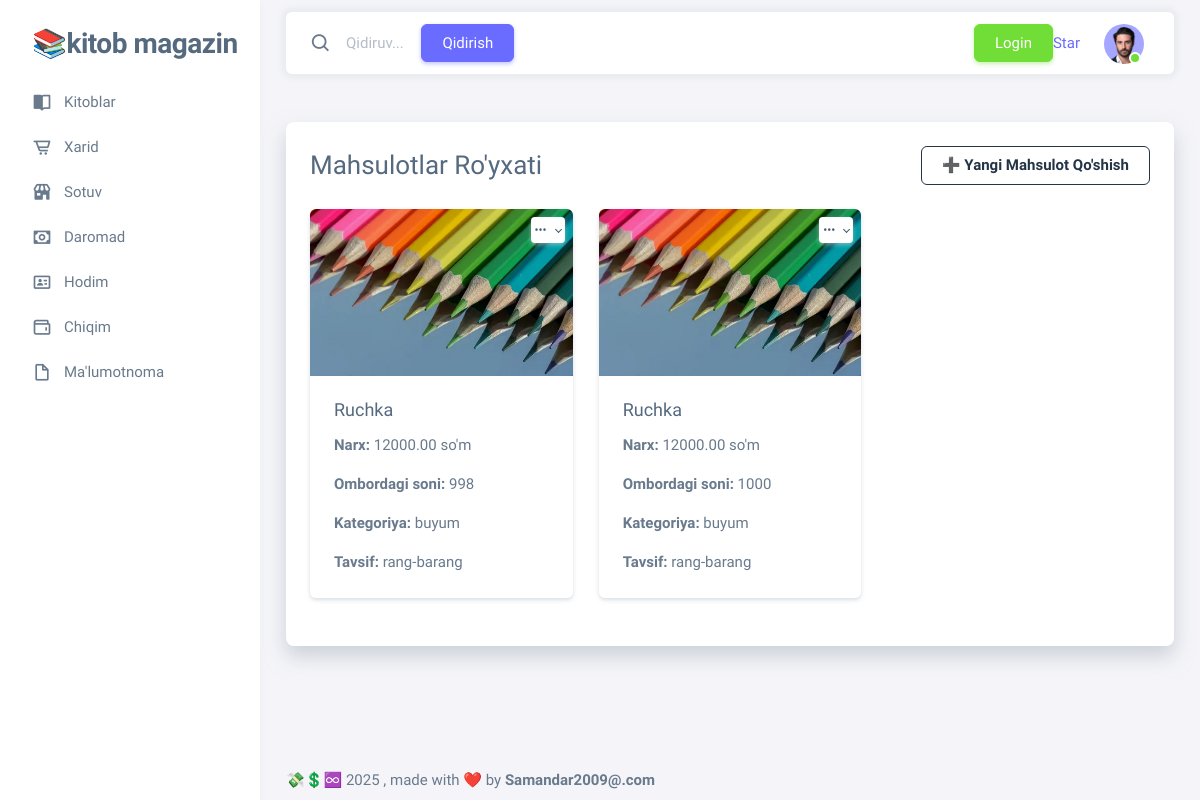
The app's page /product/ with its own data.
### home/models.py (models this page shows, shortened)
class Product(models.Model):
    name = models.CharField(max_length=100)
    description = models.TextField()
    price = models.DecimalField(max_digits=10, decimal_places=2)
    stock = models.IntegerField()
    category = models.CharField(max_length=50)
    image = models.ImageField(upload_to='product', blank=True, null=True)
    isDeleted = models.BooleanField(default=False)

### home/views.py (the view)
# urls.py: path('product/', views.product_list, name='product'),
def product_list(request):
    products = Product.objects.filter(isDeleted=False)  # Bu yerda to'g'ri maydonni ishlatyapsizmi?
    return render(request, 'product.html', {'products': products})

### templates/product.html (shortened to what this page needs)
{% extends "base.html" %}
{% block content %}
<div class="container mt-5">
    <div class="card shadow-lg border-0">
        <div class="card-header d-flex justify-content-between align-items-center">
            <h3 class="mb-0">Mahsulotlar Ro'yxati</h3>
            <a href="{% url 'product_create' %}" class="btn btn-outline-dark fw-bold">
                ➕ Yangi Mahsulot Qo'shish
            </a>
        </div>
        <div class="card-body">
            {% if products %}
                <div class="row">
                    {% for product in products %}
                        <div class="col-md-4 mb-4">
                            <div class="card shadow-sm border-0 rounded-2 position-relative">
                                {% if product.image %}
                                    <img src="{{ product.image.url }}" class="card-img-top rounded-top" alt="{{ product.name }}">
                                {% else %}
                                    <img src="https://via.placeholder.com/330" class="card-img-top rounded-top" alt="No Image">
                                {% endif %}
                                <div class="dropdown position-absolute top-0 end-0 m-2">
                                    <button class="btn btn-sm btn-light p-1 bg-white border-0 dropdown-toggle" type="button" id="dropdownMenuButton{{ product.pk }}" data-bs-toggle="dropdown" aria-expanded="false" style="background: transparent;">
                                        &#8226;&#8226;&#8226;
                                    </button>
                                </div>
                                <div class="card-body">
                                    <h5 class="card-title">{{ product.name }}</h5>
                                    <p class="card-text"><strong>Narx:</strong> {{ product.price }} so'm</p>
                                    <p class="card-text"><strong>Ombordagi soni:</strong> {{ product.stock }}</p>
                                    <p class="card-text"><strong>Kategoriya:</strong> {{ product.category }}</p>
                                    <p class="card-text"><strong>Tavsif:</strong> {{ product.description }}</p>
                                </div>
                            </div>
                        </div>
                    {% endfor %}
                </div>
            {% else %}
                <p class="text-center text-muted mt-4">Hech qanday mahsulot mavjud emas. Yangi mahsulotlar qo'shishni boshlang!</p>
            {% endif %}
        </div>
    </div>
</div>
{% endblock %}

### records on screen
Product: image (picture), name "Ruchka", price "12000.00", stock "998", category "buyum", description "rang-barang"
Product: image (picture), name "Ruchka", price "12000.00", stock "1000", category "buyum", description "rang-barang"
